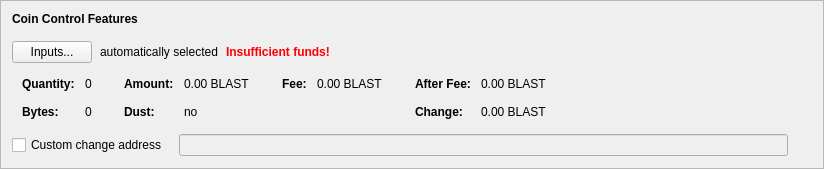
      <widget class="QFrame" name="frameCoinControl">
       <property name="sizePolicy">
        <sizepolicy hsizetype="Preferred" vsizetype="Fixed">
         <horstretch>0</horstretch>
         <verstretch>0</verstretch>
        </sizepolicy>
       </property>
       <property name="frameShape">
        <enum>QFrame::StyledPanel</enum>
       </property>
       <property name="frameShadow">
        <enum>QFrame::Raised</enum>
       </property>
       <layout class="QVBoxLayout" name="verticalLayout_4">
        <item>
         <layout class="QVBoxLayout" name="verticalLayoutCoinControl" stretch="0,0,0,0,0">
          <property name="spacing">
           <number>0</number>
          </property>
          <property name="sizeConstraint">
           <enum>QLayout::SetDefaultConstraint</enum>
          </property>
          <property name="leftMargin">
           <number>0</number>
          </property>
          <property name="topMargin">
           <number>0</number>
          </property>
          <item>
           <layout class="QHBoxLayout" name="horizontalLayoutCoinControl1">
            <property name="bottomMargin">
             <number>15</number>
            </property>
            <item>
             <widget class="QLabel" name="labelCoinControlFeatures">
              <property name="sizePolicy">
               <sizepolicy hsizetype="Preferred" vsizetype="Maximum">
                <horstretch>0</horstretch>
                <verstretch>0</verstretch>
               </sizepolicy>
              </property>
              <property name="font">
               <font>
                <weight>75</weight>
                <bold>true</bold>
               </font>
              </property>
              <property name="styleSheet">
               <string notr="true">font-weight:bold;</string>
              </property>
              <property name="text">
               <string>Coin Control Features</string>
              </property>
             </widget>
            </item>
           </layout>
          </item>
          <item>
           <layout class="QHBoxLayout" name="horizontalLayoutCoinControl2" stretch="0,0,0,0">
            <property name="spacing">
             <number>8</number>
            </property>
            <property name="bottomMargin">
             <number>10</number>
            </property>
            <item>
             <widget class="QPushButton" name="pushButtonCoinControl">
              <property name="styleSheet">
               <string notr="true"/>
              </property>
              <property name="text">
               <string>Inputs...</string>
              </property>
              <property name="autoDefault">
               <bool>false</bool>
              </property>
             </widget>
            </item>
            <item>
             <widget class="QLabel" name="labelCoinControlAutomaticallySelected">
              <property name="text">
               <string>automatically selected</string>
              </property>
              <property name="margin">
               <number>5</number>
              </property>
             </widget>
            </item>
            <item>
             <widget class="QLabel" name="labelCoinControlInsuffFunds">
              <property name="font">
               <font>
                <weight>75</weight>
                <bold>true</bold>
               </font>
              </property>
              <property name="styleSheet">
               <string notr="true">color:red;font-weight:bold;</string>
              </property>
              <property name="text">
               <string>Insufficient funds!</string>
              </property>
              <property name="margin">
               <number>5</number>
              </property>
             </widget>
            </item>
            <item>
             <spacer name="horizontalSpacerCoinControl">
              <property name="orientation">
               <enum>Qt::Horizontal</enum>
              </property>
              <property name="sizeHint" stdset="0">
               <size>
                <width>40</width>
                <height>1</height>
               </size>
              </property>
             </spacer>
            </item>
           </layout>
          </item>
          <item>
           <widget class="QWidget" name="widgetCoinControl" native="true">
            <property name="sizePolicy">
             <sizepolicy hsizetype="Preferred" vsizetype="Preferred">
              <horstretch>0</horstretch>
              <verstretch>0</verstretch>
             </sizepolicy>
            </property>
            <property name="minimumSize">
             <size>
              <width>0</width>
              <height>0</height>
             </size>
            </property>
            <property name="styleSheet">
             <string notr="true"/>
            </property>
            <layout class="QHBoxLayout" name="horizontalLayoutCoinControl5">
             <property name="leftMargin">
              <number>0</number>
             </property>
             <property name="topMargin">
              <number>0</number>
             </property>
             <property name="rightMargin">
              <number>0</number>
             </property>
             <property name="bottomMargin">
              <number>0</number>
             </property>
             <item>
              <layout class="QHBoxLayout" name="horizontalLayoutCoinControl3" stretch="0,0,0,1">
               <property name="spacing">
                <number>20</number>
               </property>
               <property name="topMargin">
                <number>0</number>
               </property>
               <property name="bottomMargin">
                <number>10</number>
               </property>
               <item>
                <layout class="QFormLayout" name="formLayoutCoinControl1">
                 <property name="horizontalSpacing">
                  <number>10</number>
                 </property>
                 <property name="verticalSpacing">
                  <number>14</number>
                 </property>
                 <property name="leftMargin">
                  <number>10</number>
                 </property>
                 <property name="topMargin">
                  <number>4</number>
                 </property>
                 <property name="rightMargin">
                  <number>6</number>
                 </property>
                 <item row="0" column="0">
                  <widget class="QLabel" name="labelCoinControlQuantityText">
                   <property name="font">
                    <font>
                     <weight>75</weight>
                     <bold>true</bold>
                    </font>
                   </property>
                   <property name="text">
                    <string>Quantity:</string>
                   </property>
                   <property name="margin">
                    <number>0</number>
                   </property>
                  </widget>
                 </item>
                 <item row="0" column="1">
                  <widget class="QLabel" name="labelCoinControlQuantity">
                   <property name="cursor">
                    <cursorShape>IBeamCursor</cursorShape>
                   </property>
                   <property name="contextMenuPolicy">
                    <enum>Qt::ActionsContextMenu</enum>
                   </property>
                   <property name="text">
                    <string notr="true">0</string>
                   </property>
                   <property name="margin">
                    <number>0</number>
                   </property>
                   <property name="textInteractionFlags">
                    <set>Qt::LinksAccessibleByMouse|Qt::TextSelectableByKeyboard|Qt::TextSelectableByMouse</set>
                   </property>
                  </widget>
                 </item>
                 <item row="1" column="0">
                  <widget class="QLabel" name="labelCoinControlBytesText">
                   <property name="font">
                    <font>
                     <weight>75</weight>
                     <bold>true</bold>
                    </font>
                   </property>
                   <property name="text">
                    <string>Bytes:</string>
                   </property>
                  </widget>
                 </item>
                 <item row="1" column="1">
                  <widget class="QLabel" name="labelCoinControlBytes">
                   <property name="cursor">
                    <cursorShape>IBeamCursor</cursorShape>
                   </property>
                   <property name="contextMenuPolicy">
                    <enum>Qt::ActionsContextMenu</enum>
                   </property>
                   <property name="text">
                    <string notr="true">0</string>
                   </property>
                   <property name="textInteractionFlags">
                    <set>Qt::LinksAccessibleByMouse|Qt::TextSelectableByKeyboard|Qt::TextSelectableByMouse</set>
                   </property>
                  </widget>
                 </item>
                </layout>
               </item>
               <item>
                <layout class="QFormLayout" name="formLayoutCoinControl2">
                 <property name="horizontalSpacing">
                  <number>10</number>
                 </property>
                 <property name="verticalSpacing">
                  <number>14</number>
                 </property>
                 <property name="leftMargin">
                  <number>6</number>
                 </property>
                 <property name="topMargin">
                  <number>4</number>
                 </property>
                 <property name="rightMargin">
                  <number>6</number>
                 </property>
                 <item row="0" column="0">
                  <widget class="QLabel" name="labelCoinControlAmountText">
                   <property name="font">
                    <font>
                     <weight>75</weight>
                     <bold>true</bold>
                    </font>
                   </property>
                   <property name="text">
                    <string>Amount:</string>
                   </property>
                   <property name="margin">
                    <number>0</number>
                   </property>
                  </widget>
                 </item>
                 <item row="0" column="1">
                  <widget class="QLabel" name="labelCoinControlAmount">
                   <property name="cursor">
                    <cursorShape>IBeamCursor</cursorShape>
                   </property>
                   <property name="contextMenuPolicy">
                    <enum>Qt::ActionsContextMenu</enum>
                   </property>
                   <property name="text">
                    <string notr="true">0.00 BLAST</string>
                   </property>
                   <property name="textInteractionFlags">
                    <set>Qt::LinksAccessibleByMouse|Qt::TextSelectableByKeyboard|Qt::TextSelectableByMouse</set>
                   </property>
                  </widget>
                 </item>
                 <item row="1" column="0">
                  <widget class="QLabel" name="labelCoinControlLowOutputText">
                   <property name="font">
                    <font>
                     <weight>75</weight>
                     <bold>true</bold>
                    </font>
                   </property>
                   <property name="text">
                    <string>Dust:</string>
                   </property>
                  </widget>
                 </item>
                 <item row="1" column="1">
                  <widget class="QLabel" name="labelCoinControlLowOutput">
                   <property name="cursor">
                    <cursorShape>IBeamCursor</cursorShape>
                   </property>
                   <property name="contextMenuPolicy">
                    <enum>Qt::ActionsContextMenu</enum>
                   </property>
                   <property name="text">
                    <string notr="true">no</string>
                   </property>
                   <property name="textInteractionFlags">
                    <set>Qt::LinksAccessibleByMouse|Qt::TextSelectableByKeyboard|Qt::TextSelectableByMouse</set>
                   </property>
                  </widget>
                 </item>
                </layout>
               </item>
               <item>
                <layout class="QFormLayout" name="formLayoutCoinControl3">
                 <property name="horizontalSpacing">
                  <number>10</number>
                 </property>
                 <property name="verticalSpacing">
                  <number>14</number>
                 </property>
                 <property name="leftMargin">
                  <number>6</number>
                 </property>
                 <property name="topMargin">
                  <number>4</number>
                 </property>
                 <property name="rightMargin">
                  <number>6</number>
                 </property>
                 <item row="0" column="0">
                  <widget class="QLabel" name="labelCoinControlFeeText">
                   <property name="font">
                    <font>
                     <weight>75</weight>
                     <bold>true</bold>
                    </font>
                   </property>
                   <property name="text">
                    <string>Fee:</string>
                   </property>
                   <property name="margin">
                    <number>0</number>
                   </property>
                  </widget>
                 </item>
                 <item row="0" column="1">
                  <widget class="QLabel" name="labelCoinControlFee">
                   <property name="cursor">
                    <cursorShape>IBeamCursor</cursorShape>
                   </property>
                   <property name="contextMenuPolicy">
                    <enum>Qt::ActionsContextMenu</enum>
                   </property>
                   <property name="text">
                    <string notr="true">0.00 BLAST</string>
                   </property>
                   <property name="textInteractionFlags">
                    <set>Qt::LinksAccessibleByMouse|Qt::TextSelectableByKeyboard|Qt::TextSelectableByMouse</set>
                   </property>
                  </widget>
                 </item>
                </layout>
               </item>
               <item>
                <layout class="QFormLayout" name="formLayoutCoinControl4">
                 <property name="horizontalSpacing">
                  <number>10</number>
                 </property>
                 <property name="verticalSpacing">
                  <number>14</number>
                 </property>
                 <property name="leftMargin">
                  <number>6</number>
                 </property>
                 <property name="topMargin">
                  <number>4</number>
                 </property>
                 <property name="rightMargin">
                  <number>6</number>
                 </property>
                 <item row="0" column="0">
                  <widget class="QLabel" name="labelCoinControlAfterFeeText">
                   <property name="font">
                    <font>
                     <weight>75</weight>
                     <bold>true</bold>
                    </font>
                   </property>
                   <property name="text">
                    <string>After Fee:</string>
                   </property>
                   <property name="margin">
                    <number>0</number>
                   </property>
                  </widget>
                 </item>
                 <item row="0" column="1">
                  <widget class="QLabel" name="labelCoinControlAfterFee">
                   <property name="cursor">
                    <cursorShape>IBeamCursor</cursorShape>
                   </property>
                   <property name="contextMenuPolicy">
                    <enum>Qt::ActionsContextMenu</enum>
                   </property>
                   <property name="text">
                    <string notr="true">0.00 BLAST</string>
                   </property>
                   <property name="textInteractionFlags">
                    <set>Qt::LinksAccessibleByMouse|Qt::TextSelectableByKeyboard|Qt::TextSelectableByMouse</set>
                   </property>
                  </widget>
                 </item>
                 <item row="1" column="0">
                  <widget class="QLabel" name="labelCoinControlChangeText">
                   <property name="font">
                    <font>
                     <weight>75</weight>
                     <bold>true</bold>
                    </font>
                   </property>
                   <property name="text">
                    <string>Change:</string>
                   </property>
                  </widget>
                 </item>
                 <item row="1" column="1">
                  <widget class="QLabel" name="labelCoinControlChange">
                   <property name="cursor">
                    <cursorShape>IBeamCursor</cursorShape>
                   </property>
                   <property name="contextMenuPolicy">
                    <enum>Qt::ActionsContextMenu</enum>
                   </property>
                   <property name="text">
                    <string notr="true">0.00 BLAST</string>
                   </property>
                   <property name="textInteractionFlags">
                    <set>Qt::LinksAccessibleByMouse|Qt::TextSelectableByKeyboard|Qt::TextSelectableByMouse</set>
                   </property>
                  </widget>
                 </item>
                </layout>
               </item>
              </layout>
             </item>
            </layout>
           </widget>
          </item>
          <item>
           <layout class="QHBoxLayout" name="horizontalLayoutCoinControl4" stretch="0,0,0">
            <property name="spacing">
             <number>12</number>
            </property>
            <property name="sizeConstraint">
             <enum>QLayout::SetDefaultConstraint</enum>
            </property>
            <property name="topMargin">
             <number>5</number>
            </property>
            <property name="rightMargin">
             <number>5</number>
            </property>
            <item>
             <widget class="QCheckBox" name="checkBoxCoinControlChange">
              <property name="toolTip">
               <string>If this is activated, but the change address is empty or invalid, change will be sent to a newly generated address.</string>
              </property>
              <property name="text">
               <string>Custom change address</string>
              </property>
             </widget>
            </item>
            <item>
             <widget class="QValidatedLineEdit" name="lineEditCoinControlChange">
              <property name="enabled">
               <bool>false</bool>
              </property>
              <property name="sizePolicy">
               <sizepolicy hsizetype="Expanding" vsizetype="Fixed">
                <horstretch>0</horstretch>
                <verstretch>0</verstretch>
               </sizepolicy>
              </property>
             </widget>
            </item>
            <item>
             <widget class="QLabel" name="labelCoinControlChangeLabel">
              <property name="sizePolicy">
               <sizepolicy hsizetype="Preferred" vsizetype="Expanding">
                <horstretch>0</horstretch>
                <verstretch>0</verstretch>
               </sizepolicy>
              </property>
              <property name="minimumSize">
               <size>
                <width>0</width>
                <height>0</height>
               </size>
              </property>
              <property name="text">
               <string/>
              </property>
              <property name="margin">
               <number>3</number>
              </property>
             </widget>
            </item>
           </layout>
          </item>
          <item>
           <spacer name="verticalSpacerCoinControl">
            <property name="orientation">
             <enum>Qt::Vertical</enum>
            </property>
            <property name="sizeType">
             <enum>QSizePolicy::Expanding</enum>
            </property>
            <property name="sizeHint" stdset="0">
             <size>
              <width>800</width>
              <height>1</height>
             </size>
            </property>
           </spacer>
          </item>
         </layout>
        </item>
       </layout>
      </widget>
